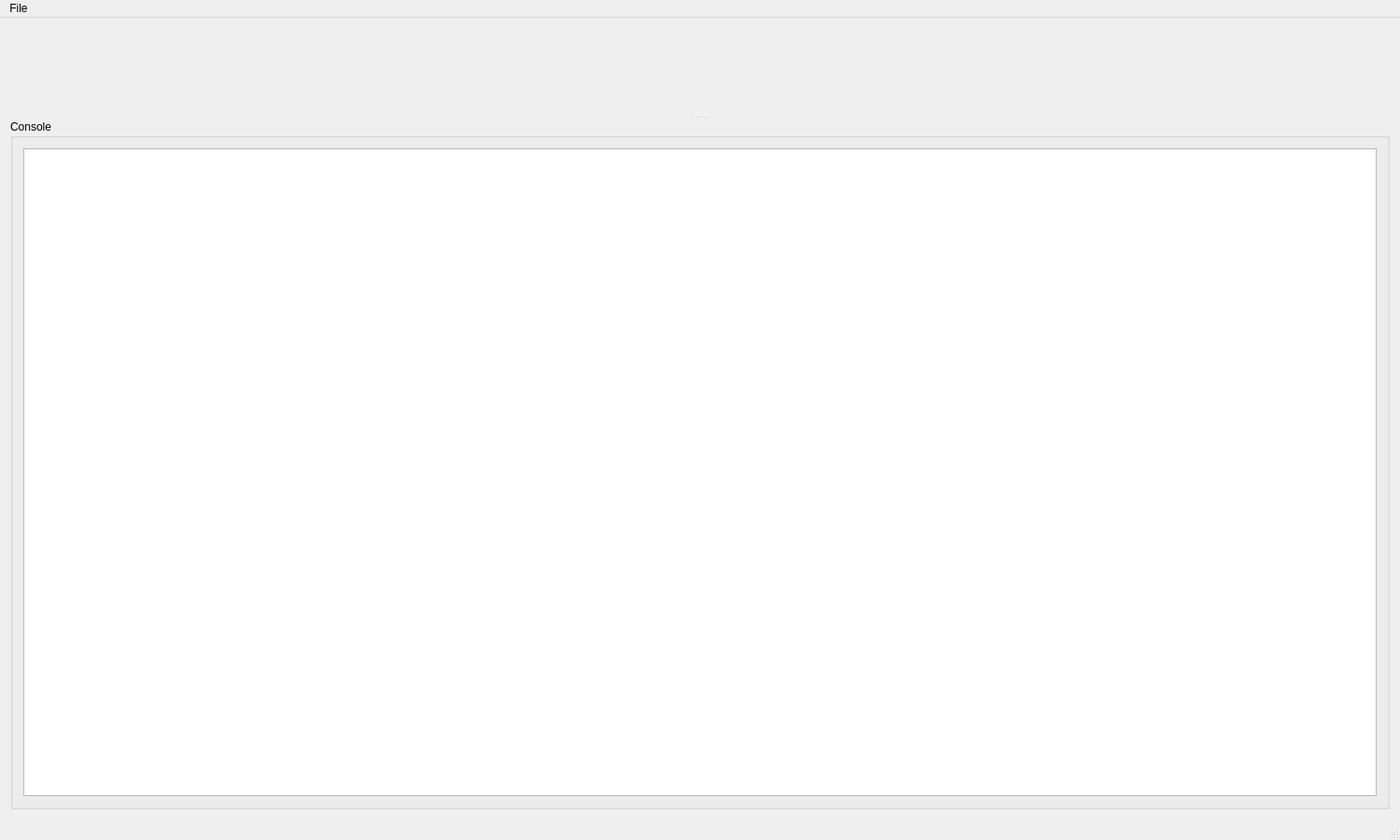
<?xml version="1.0" encoding="UTF-8"?>
<ui version="4.0">
 <class>MainWindow</class>
 <widget class="QMainWindow" name="MainWindow">
  <property name="geometry">
   <rect>
    <x>0</x>
    <y>0</y>
    <width>1500</width>
    <height>900</height>
   </rect>
  </property>
  <property name="sizePolicy">
   <sizepolicy hsizetype="Preferred" vsizetype="Preferred">
    <horstretch>0</horstretch>
    <verstretch>0</verstretch>
   </sizepolicy>
  </property>
  <property name="windowTitle">
   <string>MainWindow</string>
  </property>
  <widget class="QWidget" name="centralWidget">
   <layout class="QVBoxLayout" name="verticalLayout">
    <item>
     <widget class="QSplitter" name="splitter">
      <property name="orientation">
       <enum>Qt::Vertical</enum>
      </property>
      <widget class="CanTerminal" name="widget" native="true">
       <property name="sizePolicy">
        <sizepolicy hsizetype="Expanding" vsizetype="Expanding">
         <horstretch>0</horstretch>
         <verstretch>0</verstretch>
        </sizepolicy>
       </property>
      </widget>
      <widget class="QGroupBox" name="groupBox">
       <property name="title">
        <string>Console</string>
       </property>
       <layout class="QGridLayout" name="gridLayout_2">
        <item row="0" column="0">
         <widget class="QTextEdit" name="terminal">
          <property name="sizePolicy">
           <sizepolicy hsizetype="Preferred" vsizetype="Preferred">
            <horstretch>0</horstretch>
            <verstretch>0</verstretch>
           </sizepolicy>
          </property>
          <property name="font">
           <font>
            <family>Monospace</family>
           </font>
          </property>
          <property name="readOnly">
           <bool>true</bool>
          </property>
         </widget>
        </item>
       </layout>
      </widget>
     </widget>
    </item>
   </layout>
  </widget>
  <widget class="QMenuBar" name="menuBar">
   <property name="geometry">
    <rect>
     <x>0</x>
     <y>0</y>
     <width>1500</width>
     <height>19</height>
    </rect>
   </property>
   <widget class="QMenu" name="menuFile">
    <property name="title">
     <string>File</string>
    </property>
    <addaction name="actionOpen"/>
    <addaction name="actionLoad_bin"/>
   </widget>
   <addaction name="menuFile"/>
  </widget>
  <widget class="QStatusBar" name="statusBar"/>
  <action name="actionOpen">
   <property name="text">
    <string>Open</string>
   </property>
   <property name="shortcut">
    <string>Ctrl+O</string>
   </property>
  </action>
  <action name="actionLoad_bin">
   <property name="text">
    <string>Load binary</string>
   </property>
   <property name="shortcut">
    <string>Ctrl+L</string>
   </property>
  </action>
 </widget>
 <layoutdefault spacing="6" margin="11"/>
 <customwidgets>
  <customwidget>
   <class>CanTerminal</class>
   <extends>QWidget</extends>
   <header>canterminal.h</header>
   <container>1</container>
  </customwidget>
 </customwidgets>
 <resources/>
 <connections/>
</ui>
